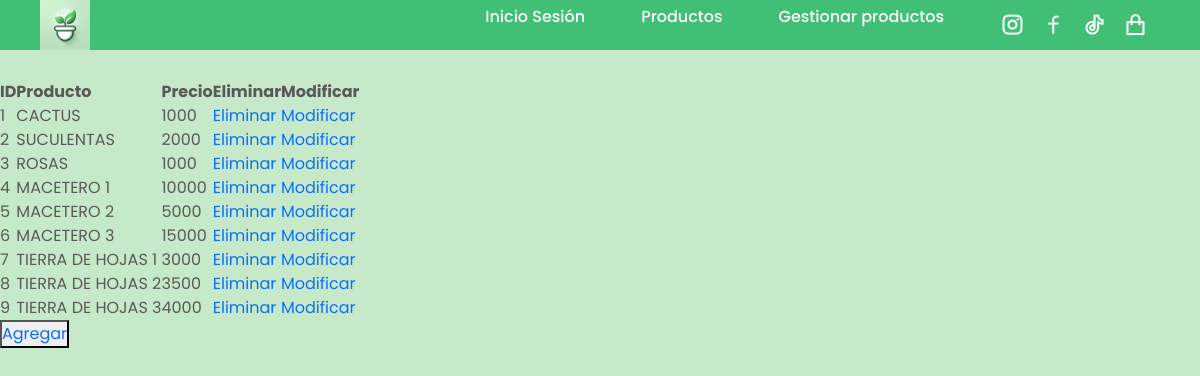
/alumnos/crud, run on the app's committed database.
### alumnos/models.py (models this page shows)
class Producto(models.Model):
    id_producto = models.CharField(primary_key=True, max_length=10)
    producto = models.CharField(max_length=20)
    precio = models.PositiveIntegerField()
    id_categoria = models.ForeignKey('Categoria',on_delete=models.CASCADE, db_column='idCategoria')
    imagen = models.ImageField(upload_to='productos/', default='media/default.png')
    activo = models.IntegerField()

### alumnos/views.py (the view)
# urls.py: path('crud', views.crud, name='crud'),
def crud(request):
    productos = Producto.objects.all
    categoria = Categoria.objects.all
    context={"productos": productos, "categoria":categoria}
    return render(request, 'alumnos/productos_list.html', context)

### alumnos/templates/alumnos/productos_list.html (shortened to what this page needs)
<!DOCTYPE html>
<html lang="en">
<head>
   <link href="https://cdn.jsdelivr.net/npm/bootstrap@5.0.2/dist/css/bootstrap.min.css"
   rel="stylesheet">
   {% load static %}
   <link rel="stylesheet" href="https://cdnjs.cloudflare.com/ajax/libs/remixicon/4.2.0/remixicon.min.css">
   <link rel="stylesheet" type="text/css" href="{% static 'css/styles_cards.css' %}">
   <link rel="stylesheet" type="text/css" href="{% static 'css/style.css' %}">
</head>
<body>
  <header class="header" id="header">
    <nav class="nav container">
       <a href="{% url 'index' %}" class="nav__logo">
        <img src="{% static 'img/logo.jpg' %}" alt="Inicio" width="50" height="50">
       </a>
       <div class="nav__menu" id="nav-menu">
          <ul class="nav__list">
               <li class="nav__item">
                <a href="{% url 'inicioS' %}" class="nav__link">
                   <span>Inicio Sesión</span>
                </a>
               </li>
               <li class="nav__item">
                <a href="{% url 'productos' %}"  class="nav__link">
                   <span>Productos</span>
                </a>
               </li>
               <li class="nav__item">
               <a href="{%url 'crud'%}" class="nav__link">
                   <span>Gestionar productos</span>
               </a>
               </li>
          </ul>
          <div class="nav__social">
             <a href="#" target="_blank" class="nav__social-link">
                <i class="ri-instagram-line"></i>
             </a>
             <a href="#" target="_blank" class="nav__social-link">
                <i class="ri-facebook-line"></i>
             </a>
             <a href="#" target="_blank" class="nav__social-link">
                <i class="ri-tiktok-line"></i>
             </a>
              <a class="nav__social-link" data-bs-toggle="modal" data-bs-target="#myModal">
                <i class="ri-shopping-bag-line"></i>
              </a>
          </div>
       </div>
    </nav>
 </header>
  <h1>LISTA DE PRODUCTOS</h1>
  <br>
   <table>
      {% if productos %}
         <th> ID </th>
         <th> Producto </th>
         <th> Precio </th>
         <th> Eliminar </th>
         <th> Modificar </th>
         {% for x in productos %}
               <tr>
                  <td> {{x.id_producto}}
                  <td> {{x.producto}}
                  <td> {{x.precio}}
                  <td> <a href="{% url 'productos_del' pk=x.id_producto%}">Eliminar</a>
                  <td> <a href="{% url 'productos_findEdit' pk=x.id_producto%}">Modificar</a>
               </tr>
         {% endfor %}
      {% endif %}
   </table>
    <button type="button">
      <a href="{% url 'productosAdd' %}"> Agregar</a>
    </button>
</body>
</html>

### alumnos/static/css/styles_cards.css (style rules this page uses)
:root { --first-color: hsl(82, 60%, 28%); --title-color: hsl(0, 0%, 15%); --text-color: hsl(0, 0%, 35%); --body-color: hsl(0, 0%, 95%); --container-color: hsl(0, 0%, 100%); --white-color: hsl(0, 0%, 100%); --black-color: hsl(145, 50%, 50%); --body-font: "Montserrat Alternates", sans-serif; --h2-font-size: 1.25rem; --small-font-size: .813rem; --h1-font-size: 1.5rem; --normal-font-size: .938rem; --header-height: 3.5rem; --font-regular: 400; --font-medium: 500; --z-tooltip: 10; --z-fixed: 100; }
@media screen and (min-width: 1120px) { :root { --h2-font-size: 1.5rem; --small-font-size: .875rem; --normal-font-size: 1rem; } }
* { box-sizing: border-box; padding: 0; margin: 0; }
body { font-family: var(--body-font); background-color: var(--body-color); color: var(--text-color); font-size: var(--normal-font-size); }
.container { max-width: 1120px; margin-inline: 1.5rem; }
ul { list-style: none; }
a { text-decoration: none; }
html { scroll-behavior: smooth; }
.header { position: fixed; width: 100%; top: 0; left: 0; background-color: var(--black-color); z-index: var(--z-fixed); }
.nav { position: relative; height: var(--header-height); display: flex; justify-content: space-between; align-items: center; }
.nav__logo { color: var(--white-color); font-weight: var(--font-medium); }
.nav__list, .nav__social { display: flex; }
.nav__list { flex-direction: column; row-gap: 3rem; }
.nav__link { position: relative; color: var(--white-color); font-size: var(--h1-font-size); font-weight: var(--font-medium); display: inline-flex; align-items: center; transition: opacity .4s; }
.nav__link span { position: relative; transition: margin .4s; }
.nav__link span::after { content: ''; position: absolute; left: 0; bottom: -6px; width: 0; height: 2px; background-color: var(--white-color); transition: width .4s ease-out; }
.nav__social { column-gap: 1rem; }
.nav__social-link { color: var(--white-color); font-size: 1.5rem; transition: transform .4s; }
@media screen and (min-width: 1150px) { .container { margin-inline: auto; } }
@media screen and (min-width: 1150px) { .nav { height: calc(var(--header-height)+2rem); } }
@media screen and (min-width: 1150px) { .nav__link { font-size: var(--normal-font-size); } }
@media screen and (min-width: 1150px) { .nav__list { flex-direction: row; column-gap: 3.5rem; } }
@media screen and (min-width: 1150px) { .nav__menu { display: flex; align-items: center; column-gap: 3.5rem; } }

### alumnos/static/css/style.css (style rules this page uses)
:root { --first-color: hsl(82, 60%, 28%); --title-color: hsl(0, 0%, 15%); --text-color: hsl(0, 0%, 35%); --body-color: hsl(0, 0%, 95%); --container-color: hsl(0, 0%, 100%); --body-font: "Poppins", sans-serif; --h2-font-size: 1.25rem; --small-font-size: .813rem; }
body { background-color: #c6e9c9; font-family: var(--body-font); }

### data on the page
Producto: id_producto "1", producto "CACTUS", precio "1000"
Producto: id_producto "2", producto "SUCULENTAS", precio "2000"
Producto: id_producto "3", producto "ROSAS", precio "1000"
Producto: id_producto "4", producto "MACETERO 1", precio "10000"
Producto: id_producto "5", producto "MACETERO 2", precio "5000"
Producto: id_producto "6", producto "MACETERO 3", precio "15000"
Producto: id_producto "7", producto "TIERRA DE HOJAS 1", precio "3000"
Producto: id_producto "8", producto "TIERRA DE HOJAS 2", precio "3500"
Producto: id_producto "9", producto "TIERRA DE HOJAS 3", precio "4000"
